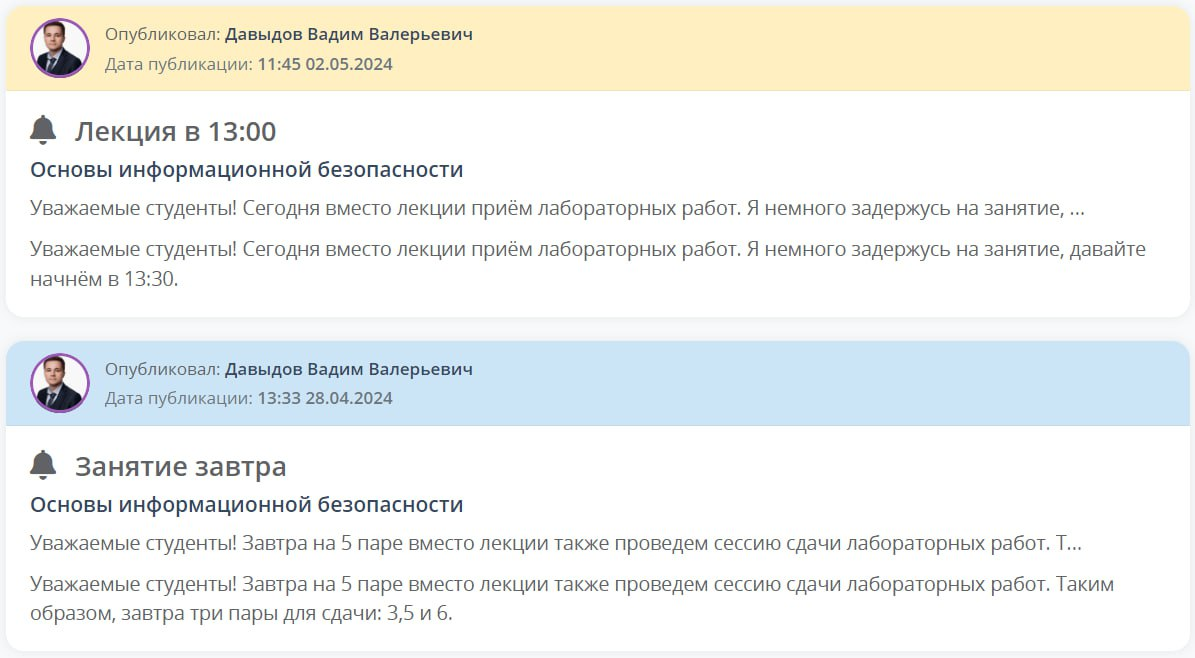
#> input picture ib43.png, 1195 x 658 px
$ python main.py
#> lines starting #> are read from the running program, lines starting #| are printed output that depends on the picture; long printed decimals are rounded
from PIL import Image
import numpy as np
from scipy.fftpack import dct, idct

# Функция для вычисления 2D DCT (дискретное косинусное преобразование) блока
def dct2(block):
    return dct(dct(block.T, norm='ortho').T, norm='ortho')

# Функция для вычисления 2D IDCT (обратное дискретное косинусное преобразование) блока
def idct2(block):
    return idct(idct(block.T, norm='ortho').T, norm='ortho')

# Функция для обработки цветного изображения, включая зашифровку и расшифровку
def process_color_image(image_path, seed, p, n, mode='scramble'):
    # Установка случайного начального состояния для генератора случайных чисел
#> called with image_path = 'ib43.png', seed = 423333, p = 0.1, n = 1, mode = 'scramble'
    np.random.seed(seed)

    # Загрузка изображения и преобразование его в массив numpy
    image = Image.open(image_path)
#> image is the input picture: PIL image 1195x658 RGB; mean R, G, B 240.3, 242, 238.6
    data = np.array(image, dtype=np.float32)

    # Получение размеров изображения и количество каналов
    height, width, channels = data.shape
#> height = 658; width = 1195; channels = 3
    processed_data = np.zeros_like(data)

    # Нормализация данных до диапазона [0, 1]
    data /= 255.0

    # Разбиение изображения на блоки размером 8x8 и их обработка
    for channel in range(channels):
        for i in range(0, height, 8):
            for j in range(0, width, 8):
                block = data[i:i+8, j:j+8, channel]
                if block.shape[0] < 8 or block.shape[1] < 8:
                    continue  # Пропускаем блоки, которые меньше 8x8
                dct_block = dct2(block)

                # Создание матрицы Бернулли с заданной вероятностью p
                B = np.where(np.random.rand(8, 8) < p, 1, -1)

                # Зашифровка или расшифровка блока в зависимости от режима
                if mode == 'scramble':
                    dct_block[n:, n:] *= B[n:, n:]
                elif mode == 'descramble':
                    dct_block[n:, n:] /= B[n:, n:]

                # Применение обратного DCT к обработанному блоку
                processed_block = idct2(dct_block)
                processed_data[i:i+8, j:j+8, channel] = processed_block
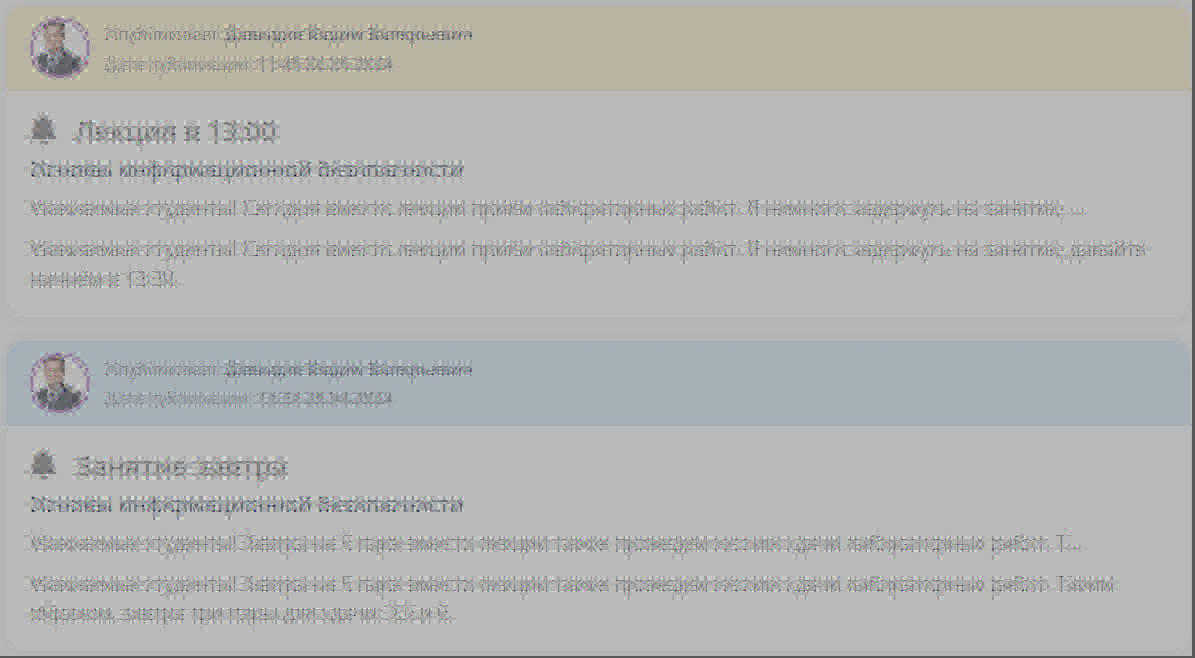
#> processed_data: shape (658, 1195, 3) float32; mean R, G, B 0.936, 0.944, 0.93; drawn with min black and max white

    # Возвращение данных в диапазон [0, 255] и создание изображения из обработанных данных
    processed_data = np.clip(processed_data, 0, 1) * 255
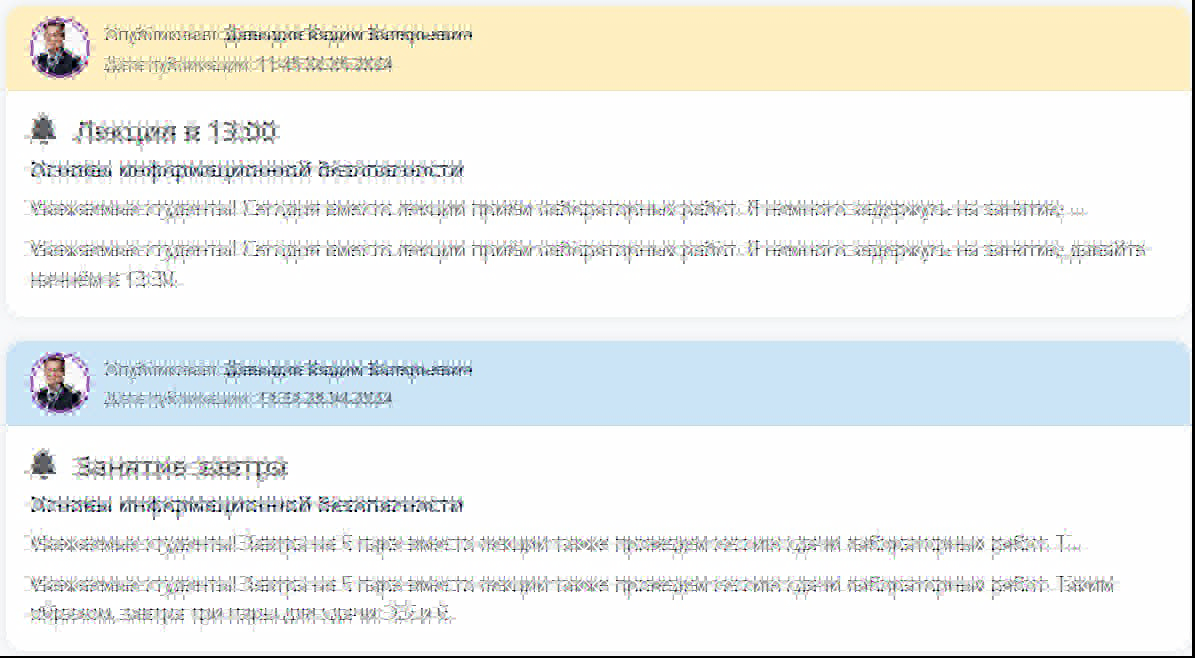
#> processed_data: shape (658, 1195, 3) float32; mean R, G, B 238.3, 240.3, 236.9
    processed_image = Image.fromarray(processed_data.astype(np.uint8))
    return processed_image

# Применение функции для зашифровки изображения
scrambled_image = process_color_image('ib43.png', seed=423333, p=0.1, n=1, mode='scramble')
scrambled_image.save('scrambled.png')

# Применение функции для расшифровки изображения
descrambled_image = process_color_image('scrambled.png', seed=423333, p=0.1, n=1, mode='descramble')
#> call 2 of process_color_image, with image_path = 'scrambled.png', seed = 423333, p = 0.1, n = 1, mode = 'descramble'
#> after the loop in process_color_image (call 2), `for channel in range(channels):`:
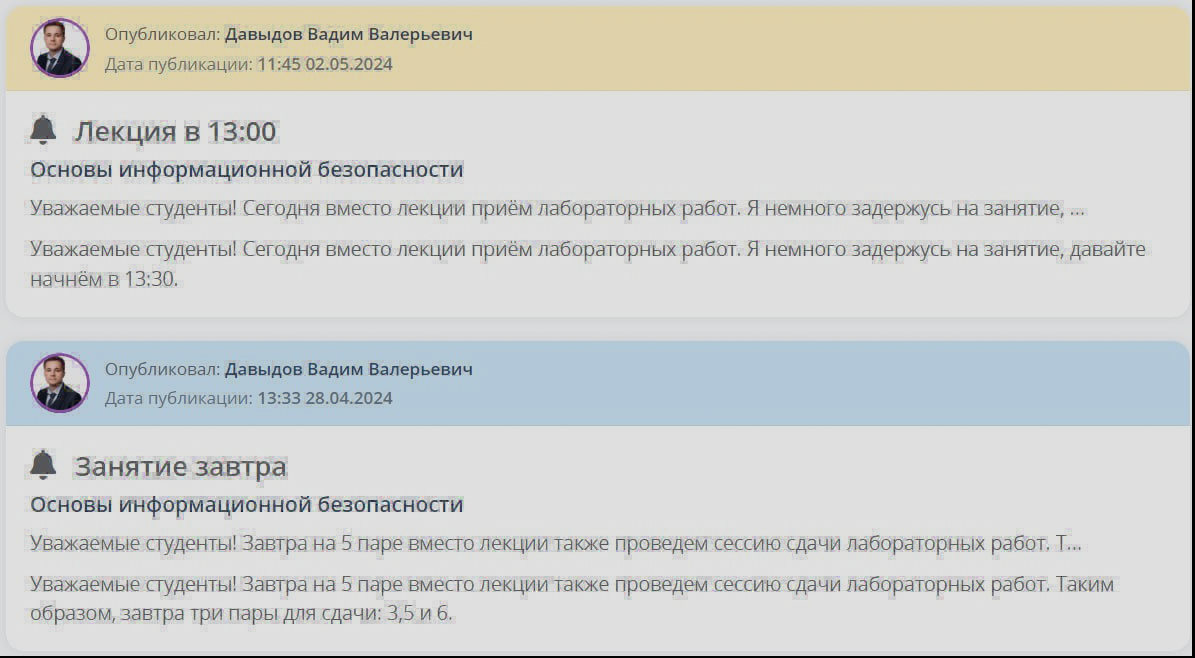
#> processed_data: shape (658, 1195, 3) float32; mean R, G, B 0.931, 0.939, 0.926; drawn with min black and max white
descrambled_image.save('restored.png')

# Функция для вычисления среднеквадратичной ошибки (MSE) между двумя изображениями
def mse(imageA, imageB):
    err = np.sum((imageA.astype("float") - imageB.astype("float")) ** 2)
#> err = 2.11e+09
    err /= float(imageA.shape[0] * imageA.shape[1] * imageA.shape[2])
#> err = 895.9
    return err

# Функция для вычисления пиксельного соотношения сигнал/шум (PSNR) между двумя изображениями
def psnr(imageA, imageB):
    mse_value = mse(imageA, imageB)
#> mse_value = 895.9
    if mse_value == 0:
        return float('inf')
    max_pixel = 255.0
    psnr = 20 * np.log10(max_pixel / np.sqrt(mse_value))
#> psnr = 18.61
    return psnr

# Загрузка оригинального и зашифрованного изображений
original_img = np.array(Image.open('ib43.png'))
scrambled_img = np.array(Image.open('scrambled.png'))

# Вычисление PSNR
psnr_value = psnr(original_img, scrambled_img)
#> psnr_value = 18.61
print(f"PSNR between original and scrambled images: {psnr_value} dB")
#| PSNR between original and scrambled images: 18.608 dB
